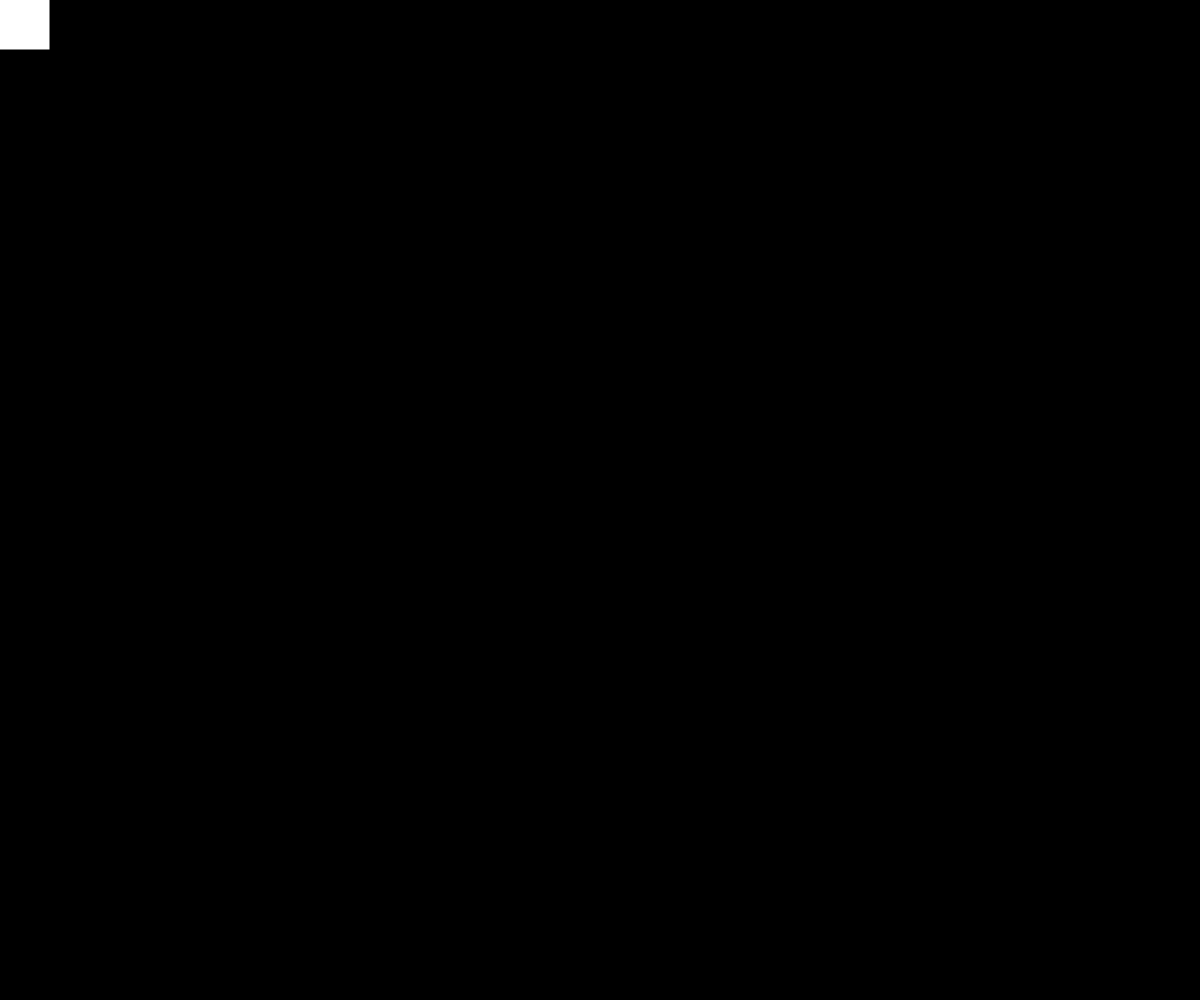
Frame 1 (no input)
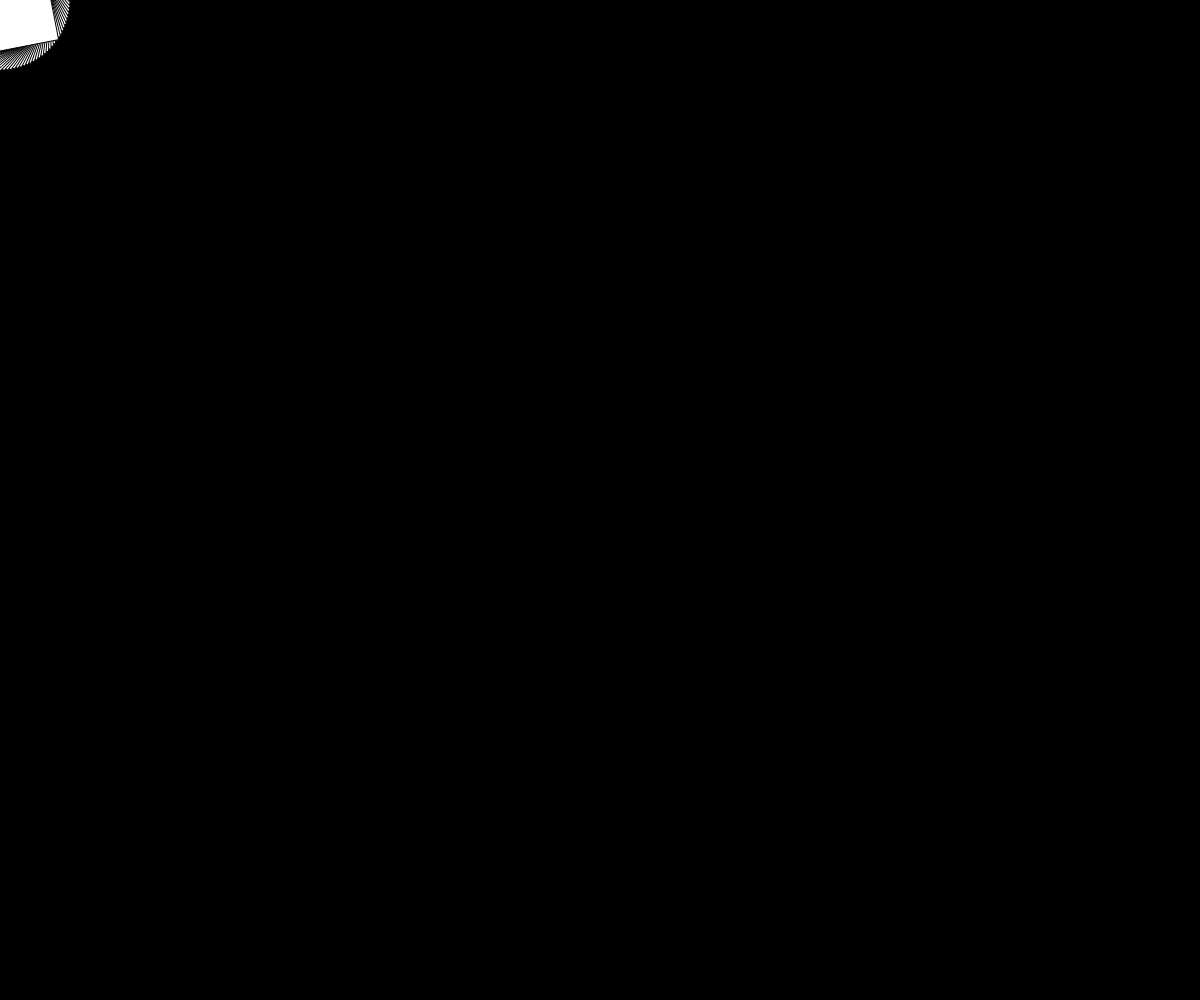
Frame 60 (no input)
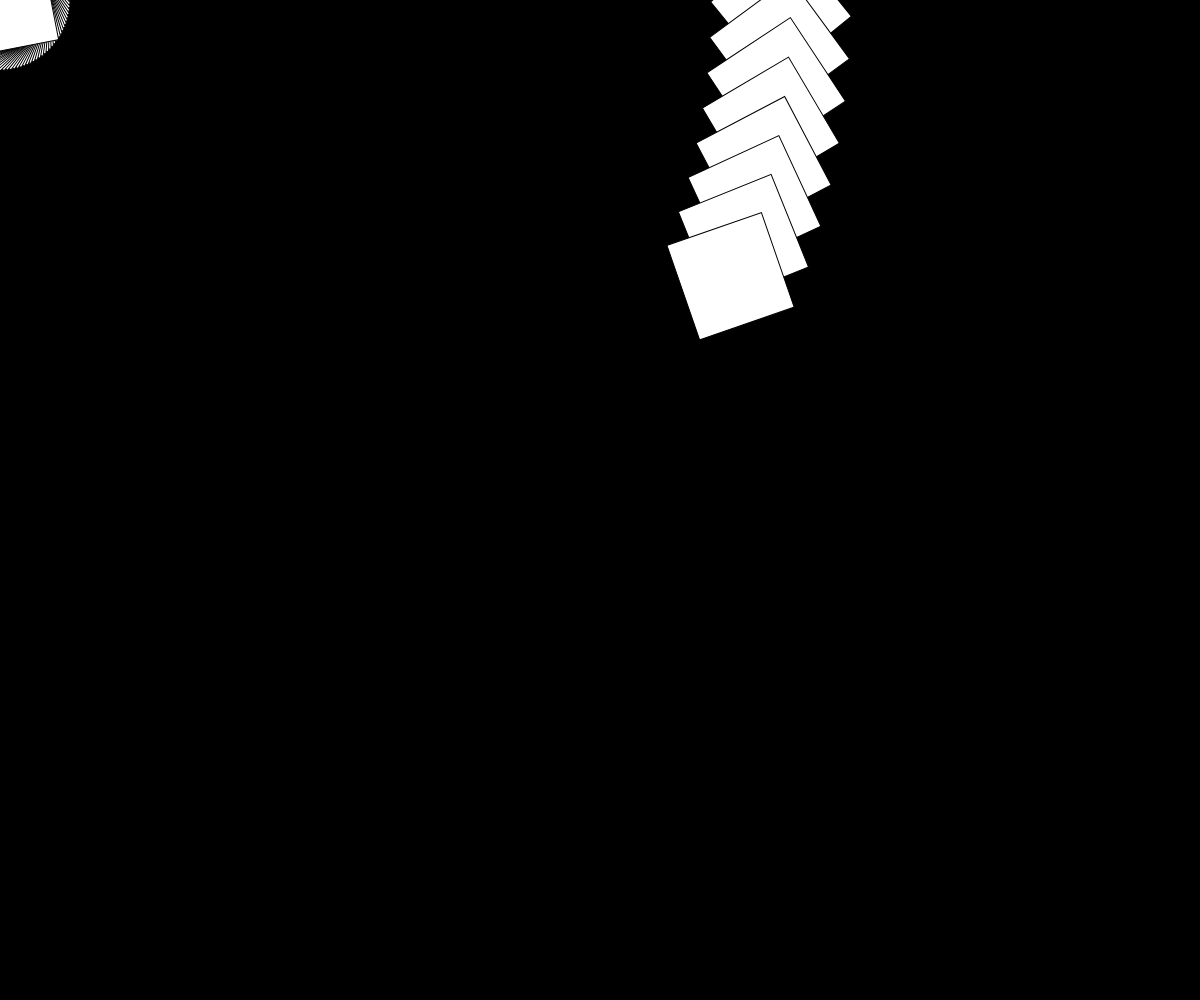
Frame 120 (the mouse pressed at the canvas centre since frame 60)

The p5.js sketch that drew these frames (run headless with seeded random() and noise() and a simulated clock; from frame 60 on, the mouse is pressed at the canvas centre):

// p5.js sketch
// ── sketch.js
let angle = 0;

function setup() {
  createCanvas(windowWidth, windowHeight);
  background(0);
  
}

function draw() {
  //background(0);
  fill(255);
  
  rotate(angle);
  translate(mouseX, mouseY);

  rectMode(CENTER);
  rect(0, 0, 100, 100);
  angle += 0.05;
}
